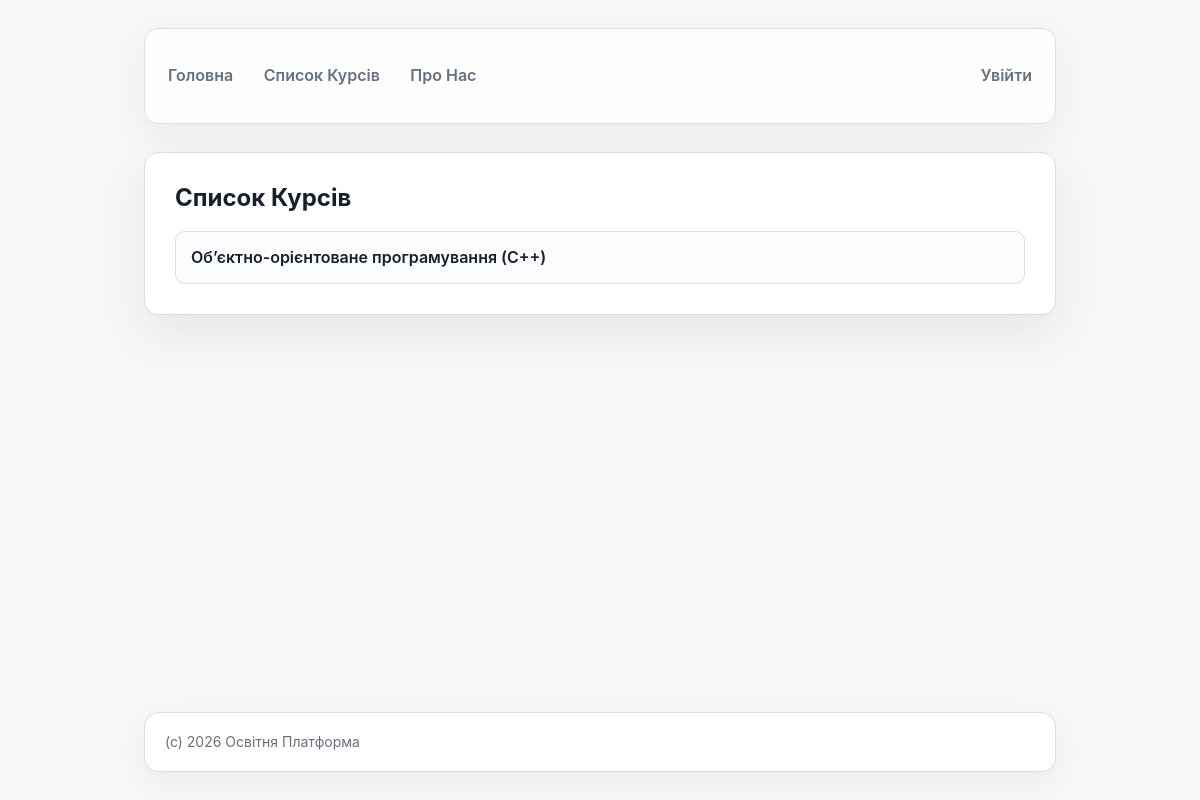
The page /courses/list/ on the database as committed earlier.
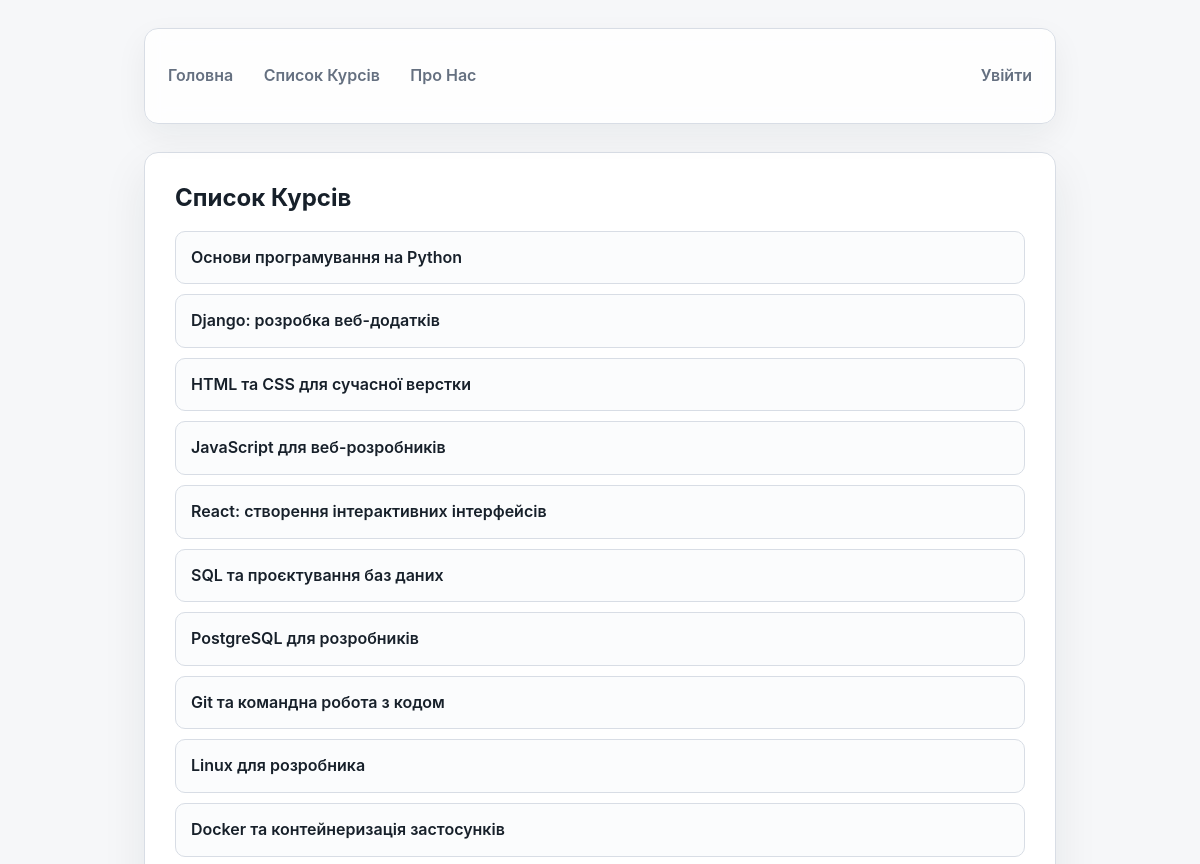
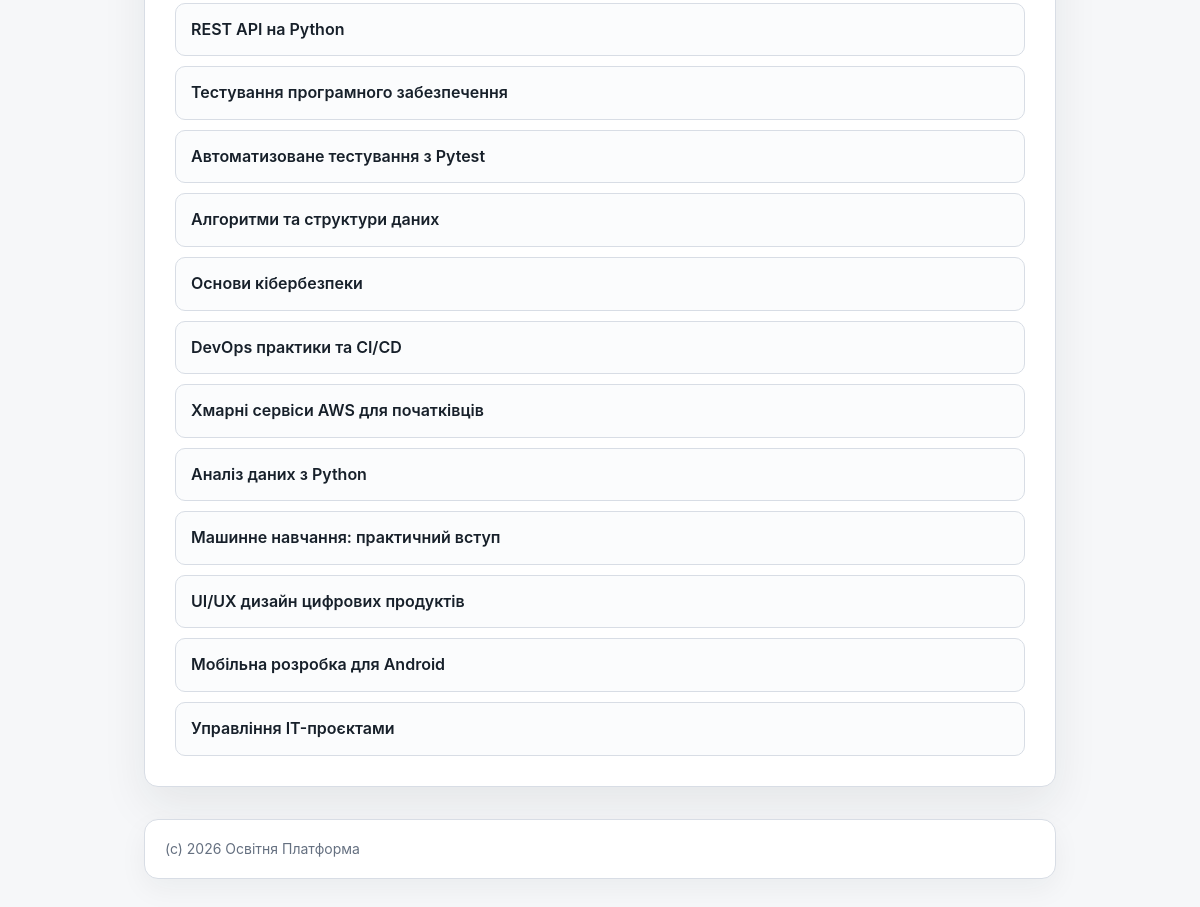
The same page on the database as committed later (2 pictures, top to bottom).
### courses/models/course.py (models this page shows, shortened)
class Course(models.Model):
    LEVELS = [
        ('beginner', 'Beginner'),
        ('intermediate', 'Intermediate'),
        ('advanced', 'Advanced'),
    ]
    name = models.CharField(max_length=200)
    description = models.TextField()
    author = models.CharField(max_length=200, null=True, blank=True)
    level = models.CharField(max_length=32, choices=LEVELS, default='beginner')
    is_test = models.BooleanField(default=False)
    created_at = models.DateTimeField(auto_now_add=True)
    updated_at = models.DateTimeField(auto_now=True)

### courses/views.py (the view)
# urls.py: path('courses/list/', CoursesListView.as_view(), name='courses_list'),
class CoursesListView(ListView):
    template_name = 'courses/courses_list.html'
    model = Course
    context_object_name = 'courses_list'

### courses/templates/courses/courses_list.html (shortened to what this page needs)
{% extends 'courses/base.html' %}
{% block main %}
<main>
    <strong>Список Курсів</strong>
    <ul>
    {% for course in courses_list %}
        <li><a href="{% url 'course_details' course.id %}">{{ course.name }}</a></li>
    {% empty %}
        Немає курсів
    {% endfor %}
    </ul>
</main>
{% endblock %}

### courses/templates/courses/base.html (shortened to what this page needs)
<!doctype html>
{% load static %}
<html lang="uk">
<head>
    <link rel="stylesheet" href="{% static 'courses/css/style.css' %}?t=2" />
</head>
<body>
{% include 'courses/includes/navbar.html' %}
{% block main %}
{% endblock %}
{% include 'courses/includes/footer.html' %}
</body>
</html>

### courses/templates/courses/includes/navbar.html
<nav>
    <p>
        <a href="{% url 'home' %}">Головна</a>
        <a href="{% url 'courses_list' %}">Список Курсів</a>
        <a href="{% url 'about' %}">Про Нас</a>
    </p>
    <p>
        {% if request.user.is_authenticated %}
            <span>Користувач: {{ request.user.username }}</span>
            <form method="post" action="{% url 'logout' %}">
                {% csrf_token %}
                <button type="submit">Вийти</button>
            </form>
        {% else %}
            <a href="{% url 'login' %}">Увійти</a>
        {% endif %}
    </p>
</nav>

### courses/templates/courses/includes/footer.html
<footer>
    (c) 2026 Освітня Платформа
</footer>

### courses/static/courses/css/style.css (style rules this page uses)
:root { --bg: #f6f7f9; --surface: #ffffff; --surface-muted: #eef1f5; --text: #17202a; --muted: #657080; --border: #d8dde5; --accent: #2563eb; --accent-dark: #1d4ed8; --shadow: 0 18px 45px rgba(23, 32, 42, 0.08); }
* { box-sizing: border-box; }
html { min-height: 100%; background: var(--bg); }
body { display: flex; min-height: 100vh; flex-direction: column; max-width: 960px; margin: 0 auto; padding: 28px 24px; background: var(--bg); color: var(--text); font-family: Inter, -apple-system, BlinkMacSystemFont, "Segoe UI", Arial, sans-serif; font-size: 16px; line-height: 1.6; }
a { color: var(--accent); text-decoration: none; transition: color 150ms ease, background-color 150ms ease, border-color 150ms ease; }
nav { display: flex; align-items: center; justify-content: space-between; gap: 14px; margin-bottom: 28px; padding: 10px; border: 1px solid var(--border); border-radius: 14px; background: rgba(255, 255, 255, 0.86); box-shadow: 0 12px 32px rgba(23, 32, 42, 0.06); backdrop-filter: blur(10px); }
nav a { display: inline-flex; align-items: center; justify-content: center; min-height: 38px; padding: 8px 13px; border-radius: 10px; color: var(--muted); font-weight: 600; }
main { margin-bottom: 32px; padding: 30px; border: 1px solid var(--border); border-radius: 14px; background: var(--surface); box-shadow: var(--shadow); }
main > strong:first-child { display: block; margin-bottom: 18px; color: var(--text); font-size: 24px; line-height: 1.25; }
main ul { display: grid; gap: 10px; margin: 0; padding: 0; list-style: none; }
main li { border: 1px solid var(--border); border-radius: 10px; background: #fbfcfd; }
main li a { display: block; padding: 13px 15px; color: var(--text); font-weight: 600; }
footer { margin-top: auto; padding: 18px 20px; border: 1px solid var(--border); border-radius: 14px; background: var(--surface); color: var(--muted); font-size: 14px; box-shadow: 0 10px 28px rgba(23, 32, 42, 0.05); }

Rows that differ between the two databases and show on the page:
removed Course: name "Об’єктно-орієнтоване програмування (C++)"
added Course: name "Основи програмування на Python"
added Course: name "Django: розробка веб-додатків"
added Course: name "HTML та CSS для сучасної верстки"
added Course: name "JavaScript для веб-розробників"
added Course: name "React: створення інтерактивних інтерфейсів"
added Course: name "SQL та проєктування баз даних"
added Course: name "PostgreSQL для розробників"
added Course: name "Git та командна робота з кодом"
added Course: name "Linux для розробника"
added Course: name "Docker та контейнеризація застосунків"
added Course: name "REST API на Python"
added Course: name "Тестування програмного забезпечення"
added Course: name "Автоматизоване тестування з Pytest"
added Course: name "Алгоритми та структури даних"
added Course: name "Основи кібербезпеки"
added Course: name "DevOps практики та CI/CD"
added Course: name "Хмарні сервіси AWS для початківців"
added Course: name "Аналіз даних з Python"
added Course: name "Машинне навчання: практичний вступ"
added Course: name "UI/UX дизайн цифрових продуктів"
added Course: name "Мобільна розробка для Android"
added Course: name "Управління IT-проєктами"
